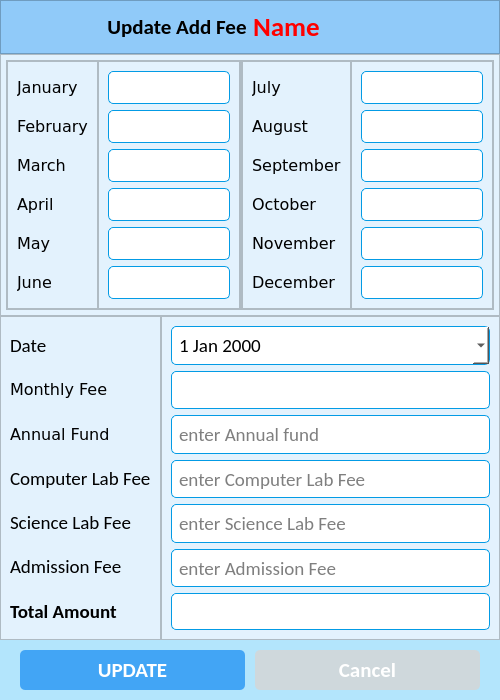
<?xml version="1.0" encoding="UTF-8"?>
<ui version="4.0">
 <class>UpdateAddFeeWindow</class>
 <widget class="QMainWindow" name="UpdateAddFeeWindow">
  <property name="geometry">
   <rect>
    <x>0</x>
    <y>0</y>
    <width>500</width>
    <height>700</height>
   </rect>
  </property>
  <property name="sizePolicy">
   <sizepolicy hsizetype="Preferred" vsizetype="Preferred">
    <horstretch>0</horstretch>
    <verstretch>0</verstretch>
   </sizepolicy>
  </property>
  <property name="minimumSize">
   <size>
    <width>500</width>
    <height>700</height>
   </size>
  </property>
  <property name="maximumSize">
   <size>
    <width>500</width>
    <height>16777215</height>
   </size>
  </property>
  <property name="windowTitle">
   <string>Update Add Fees</string>
  </property>
  <property name="windowIcon">
   <iconset resource="../resources.qrc">
    <normaloff>:/icons/assets/icons/logo.png</normaloff>:/icons/assets/icons/logo.png</iconset>
  </property>
  <widget class="QWidget" name="centralwidget">
   <property name="sizePolicy">
    <sizepolicy hsizetype="Preferred" vsizetype="Expanding">
     <horstretch>0</horstretch>
     <verstretch>0</verstretch>
    </sizepolicy>
   </property>
   <property name="styleSheet">
    <string notr="true">* {
	background-color: #e3f2fd;
}
#std_image {
	background-color: #fff;
}

#header_frame, #label {
	background-color: #90caf9;
}

#lbl_student_name {
	background-color: #90caf9;
	color: red;
}


#bottom_widget {
	background-color: #b3e5fc;
}

QPushButton {
	background-color: #42a5f5;
	border-radius: 5px;
	color: #fff;
}

#btn_cancel {
	background-color: #cfd8dc;
	border-radius: 5px;
	color: #fff;
}

QLineEdit {
	background-color: #fff;
	border-radius: 5px;
	border: 1px solid #039be5;
	padding: 5px 5px;
}

QDateEdit {
	background-color: #fff;
	border-radius: 5px;
	border: 1px solid #039be5;
	padding: 5px 5px;
}

QComboBox {
	background-color: #fff;
	border-radius: 5px;
	border: 1px solid #039be5;
	padding: 5px 5px;
}</string>
   </property>
   <layout class="QVBoxLayout" name="verticalLayout_3">
    <property name="spacing">
     <number>0</number>
    </property>
    <property name="leftMargin">
     <number>0</number>
    </property>
    <property name="topMargin">
     <number>0</number>
    </property>
    <property name="rightMargin">
     <number>0</number>
    </property>
    <property name="bottomMargin">
     <number>0</number>
    </property>
    <item alignment="Qt::AlignTop">
     <widget class="QFrame" name="header_frame">
      <property name="frameShape">
       <enum>QFrame::StyledPanel</enum>
      </property>
      <property name="frameShadow">
       <enum>QFrame::Raised</enum>
      </property>
      <layout class="QHBoxLayout" name="horizontalLayout_2">
       <item alignment="Qt::AlignRight">
        <widget class="QLabel" name="label">
         <property name="font">
          <font>
           <family>Calibri</family>
           <pointsize>16</pointsize>
           <weight>75</weight>
           <bold>true</bold>
          </font>
         </property>
         <property name="text">
          <string>Update Add Fee</string>
         </property>
         <property name="alignment">
          <set>Qt::AlignCenter</set>
         </property>
         <property name="margin">
          <number>10</number>
         </property>
        </widget>
       </item>
       <item alignment="Qt::AlignLeft">
        <widget class="QLabel" name="lbl_student_name">
         <property name="font">
          <font>
           <family>Calibri</family>
           <pointsize>20</pointsize>
           <weight>75</weight>
           <bold>true</bold>
          </font>
         </property>
         <property name="text">
          <string>Name</string>
         </property>
        </widget>
       </item>
      </layout>
     </widget>
    </item>
    <item alignment="Qt::AlignTop">
     <widget class="QFrame" name="months_frame">
      <property name="frameShape">
       <enum>QFrame::StyledPanel</enum>
      </property>
      <property name="frameShadow">
       <enum>QFrame::Raised</enum>
      </property>
      <layout class="QHBoxLayout" name="horizontalLayout_6">
       <property name="spacing">
        <number>0</number>
       </property>
       <property name="leftMargin">
        <number>5</number>
       </property>
       <property name="topMargin">
        <number>5</number>
       </property>
       <property name="rightMargin">
        <number>5</number>
       </property>
       <property name="bottomMargin">
        <number>5</number>
       </property>
       <item>
        <widget class="QFrame" name="frame_5">
         <property name="frameShape">
          <enum>QFrame::StyledPanel</enum>
         </property>
         <property name="frameShadow">
          <enum>QFrame::Raised</enum>
         </property>
         <layout class="QHBoxLayout" name="horizontalLayout">
          <property name="spacing">
           <number>0</number>
          </property>
          <property name="leftMargin">
           <number>0</number>
          </property>
          <property name="topMargin">
           <number>0</number>
          </property>
          <property name="rightMargin">
           <number>0</number>
          </property>
          <property name="bottomMargin">
           <number>0</number>
          </property>
          <item>
           <widget class="QFrame" name="frame_4">
            <property name="frameShape">
             <enum>QFrame::StyledPanel</enum>
            </property>
            <property name="frameShadow">
             <enum>QFrame::Raised</enum>
            </property>
            <layout class="QVBoxLayout" name="verticalLayout_5">
             <item>
              <widget class="QLabel" name="label_6">
               <property name="font">
                <font>
                 <family>Verdana</family>
                 <pointsize>12</pointsize>
                </font>
               </property>
               <property name="text">
                <string>January</string>
               </property>
              </widget>
             </item>
             <item>
              <widget class="QLabel" name="label_8">
               <property name="font">
                <font>
                 <family>Verdana</family>
                 <pointsize>12</pointsize>
                </font>
               </property>
               <property name="text">
                <string>February</string>
               </property>
              </widget>
             </item>
             <item>
              <widget class="QLabel" name="label_11">
               <property name="font">
                <font>
                 <family>Verdana</family>
                 <pointsize>12</pointsize>
                </font>
               </property>
               <property name="text">
                <string>March</string>
               </property>
              </widget>
             </item>
             <item>
              <widget class="QLabel" name="label_12">
               <property name="font">
                <font>
                 <family>Verdana</family>
                 <pointsize>12</pointsize>
                </font>
               </property>
               <property name="text">
                <string>April</string>
               </property>
              </widget>
             </item>
             <item>
              <widget class="QLabel" name="label_14">
               <property name="font">
                <font>
                 <family>Verdana</family>
                 <pointsize>12</pointsize>
                </font>
               </property>
               <property name="text">
                <string>May</string>
               </property>
              </widget>
             </item>
             <item>
              <widget class="QLabel" name="label_13">
               <property name="font">
                <font>
                 <family>Verdana</family>
                 <pointsize>12</pointsize>
                </font>
               </property>
               <property name="text">
                <string>June</string>
               </property>
              </widget>
             </item>
            </layout>
           </widget>
          </item>
          <item>
           <widget class="QFrame" name="frame_6">
            <property name="frameShape">
             <enum>QFrame::StyledPanel</enum>
            </property>
            <property name="frameShadow">
             <enum>QFrame::Raised</enum>
            </property>
            <layout class="QVBoxLayout" name="verticalLayout_4">
             <item>
              <widget class="QLineEdit" name="txt_jan">
               <property name="font">
                <font>
                 <family>Verdana</family>
                 <pointsize>12</pointsize>
                </font>
               </property>
              </widget>
             </item>
             <item>
              <widget class="QLineEdit" name="txt_feb">
               <property name="font">
                <font>
                 <family>Verdana</family>
                 <pointsize>12</pointsize>
                </font>
               </property>
              </widget>
             </item>
             <item>
              <widget class="QLineEdit" name="txt_march">
               <property name="font">
                <font>
                 <family>Verdana</family>
                 <pointsize>12</pointsize>
                </font>
               </property>
              </widget>
             </item>
             <item>
              <widget class="QLineEdit" name="txt_april">
               <property name="font">
                <font>
                 <family>Verdana</family>
                 <pointsize>12</pointsize>
                </font>
               </property>
              </widget>
             </item>
             <item>
              <widget class="QLineEdit" name="txt_may">
               <property name="font">
                <font>
                 <family>Verdana</family>
                 <pointsize>12</pointsize>
                </font>
               </property>
              </widget>
             </item>
             <item>
              <widget class="QLineEdit" name="txt_june">
               <property name="font">
                <font>
                 <family>Verdana</family>
                 <pointsize>12</pointsize>
                </font>
               </property>
              </widget>
             </item>
            </layout>
           </widget>
          </item>
         </layout>
        </widget>
       </item>
       <item>
        <widget class="QFrame" name="frame_7">
         <property name="frameShape">
          <enum>QFrame::StyledPanel</enum>
         </property>
         <property name="frameShadow">
          <enum>QFrame::Raised</enum>
         </property>
         <layout class="QHBoxLayout" name="horizontalLayout_5">
          <property name="spacing">
           <number>0</number>
          </property>
          <property name="leftMargin">
           <number>0</number>
          </property>
          <property name="topMargin">
           <number>0</number>
          </property>
          <property name="rightMargin">
           <number>0</number>
          </property>
          <property name="bottomMargin">
           <number>0</number>
          </property>
          <item>
           <widget class="QFrame" name="frame_8">
            <property name="frameShape">
             <enum>QFrame::StyledPanel</enum>
            </property>
            <property name="frameShadow">
             <enum>QFrame::Raised</enum>
            </property>
            <layout class="QVBoxLayout" name="verticalLayout_6">
             <item>
              <widget class="QLabel" name="label_15">
               <property name="font">
                <font>
                 <family>Verdana</family>
                 <pointsize>12</pointsize>
                </font>
               </property>
               <property name="text">
                <string>July</string>
               </property>
              </widget>
             </item>
             <item>
              <widget class="QLabel" name="label_16">
               <property name="font">
                <font>
                 <family>Verdana</family>
                 <pointsize>12</pointsize>
                </font>
               </property>
               <property name="text">
                <string>August</string>
               </property>
              </widget>
             </item>
             <item>
              <widget class="QLabel" name="label_17">
               <property name="font">
                <font>
                 <family>Verdana</family>
                 <pointsize>12</pointsize>
                </font>
               </property>
               <property name="text">
                <string>September</string>
               </property>
              </widget>
             </item>
             <item>
              <widget class="QLabel" name="label_18">
               <property name="font">
                <font>
                 <family>Verdana</family>
                 <pointsize>12</pointsize>
                </font>
               </property>
               <property name="text">
                <string>October</string>
               </property>
              </widget>
             </item>
             <item>
              <widget class="QLabel" name="label_19">
               <property name="font">
                <font>
                 <family>Verdana</family>
                 <pointsize>12</pointsize>
                </font>
               </property>
               <property name="text">
                <string>November</string>
               </property>
              </widget>
             </item>
             <item>
              <widget class="QLabel" name="label_20">
               <property name="font">
                <font>
                 <family>Verdana</family>
                 <pointsize>12</pointsize>
                </font>
               </property>
               <property name="text">
                <string>December</string>
               </property>
              </widget>
             </item>
            </layout>
           </widget>
          </item>
          <item>
           <widget class="QFrame" name="frame_9">
            <property name="frameShape">
             <enum>QFrame::StyledPanel</enum>
            </property>
            <property name="frameShadow">
             <enum>QFrame::Raised</enum>
            </property>
            <layout class="QVBoxLayout" name="verticalLayout_7">
             <item>
              <widget class="QLineEdit" name="txt_july">
               <property name="font">
                <font>
                 <family>Verdana</family>
                 <pointsize>12</pointsize>
                </font>
               </property>
              </widget>
             </item>
             <item>
              <widget class="QLineEdit" name="txt_august">
               <property name="font">
                <font>
                 <family>Verdana</family>
                 <pointsize>12</pointsize>
                </font>
               </property>
              </widget>
             </item>
             <item>
              <widget class="QLineEdit" name="txt_sep">
               <property name="font">
                <font>
                 <family>Verdana</family>
                 <pointsize>12</pointsize>
                </font>
               </property>
              </widget>
             </item>
             <item>
              <widget class="QLineEdit" name="txt_oct">
               <property name="font">
                <font>
                 <family>Verdana</family>
                 <pointsize>12</pointsize>
                </font>
               </property>
              </widget>
             </item>
             <item>
              <widget class="QLineEdit" name="txt_nov">
               <property name="font">
                <font>
                 <family>Verdana</family>
                 <pointsize>12</pointsize>
                </font>
               </property>
              </widget>
             </item>
             <item>
              <widget class="QLineEdit" name="txt_dec">
               <property name="font">
                <font>
                 <family>Verdana</family>
                 <pointsize>12</pointsize>
                </font>
               </property>
              </widget>
             </item>
            </layout>
           </widget>
          </item>
         </layout>
        </widget>
       </item>
      </layout>
     </widget>
    </item>
    <item>
     <widget class="QWidget" name="widget" native="true">
      <layout class="QHBoxLayout" name="horizontalLayout_4">
       <property name="spacing">
        <number>0</number>
       </property>
       <property name="leftMargin">
        <number>0</number>
       </property>
       <property name="topMargin">
        <number>0</number>
       </property>
       <property name="rightMargin">
        <number>0</number>
       </property>
       <property name="bottomMargin">
        <number>0</number>
       </property>
       <item>
        <widget class="QFrame" name="frame">
         <property name="frameShape">
          <enum>QFrame::StyledPanel</enum>
         </property>
         <property name="frameShadow">
          <enum>QFrame::Raised</enum>
         </property>
         <layout class="QVBoxLayout" name="verticalLayout_2">
          <item>
           <widget class="QLabel" name="label_3">
            <property name="font">
             <font>
              <family>Calibri</family>
              <pointsize>14</pointsize>
             </font>
            </property>
            <property name="text">
             <string>Date</string>
            </property>
           </widget>
          </item>
          <item>
           <widget class="QLabel" name="label_4">
            <property name="font">
             <font>
              <family>Verdana</family>
              <pointsize>12</pointsize>
             </font>
            </property>
            <property name="text">
             <string>Monthly Fee</string>
            </property>
           </widget>
          </item>
          <item>
           <widget class="QLabel" name="label_5">
            <property name="font">
             <font>
              <family>Verdana</family>
              <pointsize>12</pointsize>
             </font>
            </property>
            <property name="text">
             <string>Annual Fund</string>
            </property>
           </widget>
          </item>
          <item>
           <widget class="QLabel" name="label_9">
            <property name="font">
             <font>
              <family>Calibri</family>
              <pointsize>14</pointsize>
             </font>
            </property>
            <property name="text">
             <string>Computer Lab Fee</string>
            </property>
           </widget>
          </item>
          <item>
           <widget class="QLabel" name="label_10">
            <property name="font">
             <font>
              <family>Calibri</family>
              <pointsize>14</pointsize>
             </font>
            </property>
            <property name="text">
             <string>Science Lab Fee</string>
            </property>
           </widget>
          </item>
          <item>
           <widget class="QLabel" name="label_7">
            <property name="font">
             <font>
              <family>Calibri</family>
              <pointsize>14</pointsize>
             </font>
            </property>
            <property name="text">
             <string>Admission Fee</string>
            </property>
           </widget>
          </item>
          <item>
           <widget class="QLabel" name="label_2">
            <property name="font">
             <font>
              <family>Calibri</family>
              <pointsize>14</pointsize>
              <weight>75</weight>
              <bold>true</bold>
             </font>
            </property>
            <property name="text">
             <string>Total Amount</string>
            </property>
           </widget>
          </item>
         </layout>
        </widget>
       </item>
       <item>
        <widget class="QFrame" name="frame_2">
         <property name="frameShape">
          <enum>QFrame::StyledPanel</enum>
         </property>
         <property name="frameShadow">
          <enum>QFrame::Raised</enum>
         </property>
         <layout class="QVBoxLayout" name="verticalLayout">
          <item>
           <widget class="QDateEdit" name="txt_add_fee_date">
            <property name="font">
             <font>
              <family>Calibri</family>
              <pointsize>14</pointsize>
             </font>
            </property>
            <property name="calendarPopup">
             <bool>true</bool>
            </property>
           </widget>
          </item>
          <item>
           <widget class="QLineEdit" name="txt_monthly_fee">
            <property name="font">
             <font>
              <family>Calibri</family>
              <pointsize>14</pointsize>
             </font>
            </property>
           </widget>
          </item>
          <item>
           <widget class="QLineEdit" name="txt_annual_fund">
            <property name="font">
             <font>
              <family>Calibri</family>
              <pointsize>14</pointsize>
             </font>
            </property>
            <property name="placeholderText">
             <string>enter Annual fund</string>
            </property>
           </widget>
          </item>
          <item>
           <widget class="QLineEdit" name="txt_comp_lab_fee">
            <property name="font">
             <font>
              <family>Calibri</family>
              <pointsize>14</pointsize>
             </font>
            </property>
            <property name="placeholderText">
             <string>enter Computer Lab Fee</string>
            </property>
           </widget>
          </item>
          <item>
           <widget class="QLineEdit" name="txt_sci_lab_fee">
            <property name="font">
             <font>
              <family>Calibri</family>
              <pointsize>14</pointsize>
             </font>
            </property>
            <property name="placeholderText">
             <string>enter Science Lab Fee</string>
            </property>
           </widget>
          </item>
          <item>
           <widget class="QLineEdit" name="txt_addmission_fee">
            <property name="font">
             <font>
              <family>Calibri</family>
              <pointsize>14</pointsize>
             </font>
            </property>
            <property name="placeholderText">
             <string>enter Admission Fee</string>
            </property>
           </widget>
          </item>
          <item>
           <widget class="QLineEdit" name="txt_total">
            <property name="font">
             <font>
              <pointsize>14</pointsize>
              <weight>75</weight>
              <bold>true</bold>
             </font>
            </property>
            <property name="readOnly">
             <bool>true</bool>
            </property>
            <property name="placeholderText">
             <string/>
            </property>
           </widget>
          </item>
         </layout>
        </widget>
       </item>
      </layout>
     </widget>
    </item>
    <item alignment="Qt::AlignBottom">
     <widget class="QWidget" name="bottom_widget" native="true">
      <layout class="QHBoxLayout" name="horizontalLayout_3">
       <property name="spacing">
        <number>10</number>
       </property>
       <property name="leftMargin">
        <number>20</number>
       </property>
       <property name="topMargin">
        <number>10</number>
       </property>
       <property name="rightMargin">
        <number>20</number>
       </property>
       <property name="bottomMargin">
        <number>10</number>
       </property>
       <item>
        <widget class="QPushButton" name="btn_save">
         <property name="minimumSize">
          <size>
           <width>0</width>
           <height>40</height>
          </size>
         </property>
         <property name="font">
          <font>
           <family>Calibri</family>
           <pointsize>16</pointsize>
           <weight>75</weight>
           <bold>true</bold>
          </font>
         </property>
         <property name="cursor">
          <cursorShape>OpenHandCursor</cursorShape>
         </property>
         <property name="text">
          <string>UPDATE</string>
         </property>
         <property name="icon">
          <iconset resource="../resources.qrc">
           <normaloff>:/icons/assets/icons/save.png</normaloff>:/icons/assets/icons/save.png</iconset>
         </property>
         <property name="iconSize">
          <size>
           <width>32</width>
           <height>32</height>
          </size>
         </property>
        </widget>
       </item>
       <item>
        <widget class="QPushButton" name="btn_cancel">
         <property name="minimumSize">
          <size>
           <width>0</width>
           <height>40</height>
          </size>
         </property>
         <property name="font">
          <font>
           <family>Calibri</family>
           <pointsize>16</pointsize>
           <weight>75</weight>
           <bold>true</bold>
          </font>
         </property>
         <property name="cursor">
          <cursorShape>OpenHandCursor</cursorShape>
         </property>
         <property name="text">
          <string>Cancel</string>
         </property>
         <property name="icon">
          <iconset resource="../resources.qrc">
           <normaloff>:/icons/assets/icons/close.png</normaloff>:/icons/assets/icons/close.png</iconset>
         </property>
         <property name="iconSize">
          <size>
           <width>32</width>
           <height>32</height>
          </size>
         </property>
        </widget>
       </item>
      </layout>
     </widget>
    </item>
   </layout>
  </widget>
 </widget>
 <resources>
  <include location="../resources.qrc"/>
 </resources>
 <connections/>
</ui>
